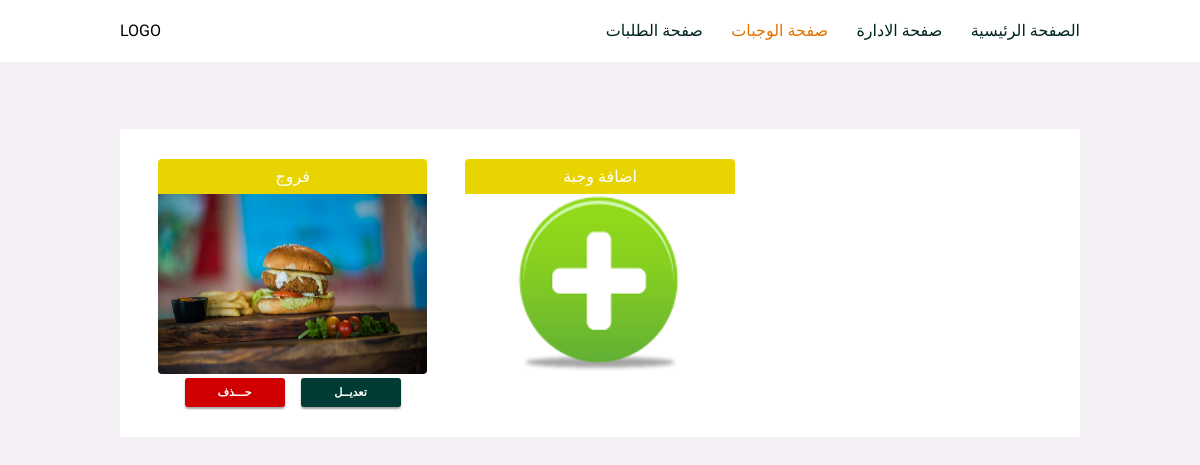
The page /admin/meals on the database as committed earlier.
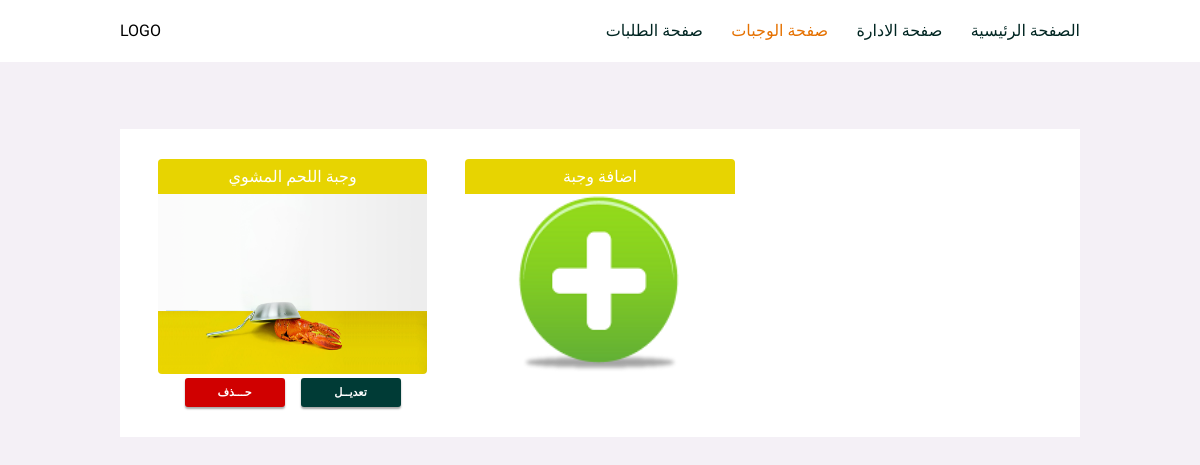
The same page on the database as committed later.
### main.py (models this page shows)
class Meals(db.Model):
    id = db.Column(db.Integer, primary_key=True, autoincrement=True)
    name = db.Column(db.String(50), nullable=False)
    desc = db.Column(db.Text)
    price = db.Column(db.Numeric(10, 2))
    requests = db.relationship('Requests', backref='meal')
    photo_id = db.Column(db.Integer, db.ForeignKey('photos.id'))

class Photos(db.Model):
    id = db.Column(db.Integer, primary_key=True, autoincrement=True)
    url = db.Column(db.Text, nullable=False)
    meals = db.relationship('Meals', backref='photo')

### main.py (the view)
@app.route('/admin/meals')
def show_meals_for_admin():
    meals = o.get_all_meal()
    return render_template('show-meals-for-admin.html', meals=meals)

### main.py (called while the page is built)
    def get_all_meal(self):
        return Meals.query.all()

### templates/show-meals-for-admin.html (shortened to what this page needs)
<!DOCTYPE html>
<html lang="ar">
  <head>
    <link
      href="{{ url_for('static', filename='style/style.css') }}"
      rel="stylesheet"
    />
  </head>
  <body>
    <header id="header">
      <p>LOGO</p>
      <nav class="header-nav">
        <a href="/">الصفحة الرئيسية</a>
        <a href="/admin">صفحة الادارة</a>
        <a class="header-active" href="/admin/meals">صفحة الوجبات</a>
        <a href="/admin/requests">صفحة الطلبات</a>
      </nav>
    </header>
    <main id="main-edit">
      <section class="meals-container">
        {% for meal in meals %}
        <div class="meal">
          <p>{{ meal.name }}</p>
          <img src="{{ meal.photo.url }}" />
          <div>
            <button
              onclick="location.href='{{url_for('delete_meal',id = meal.id)}}'"
              class="delete-btn"
            >
              حـــذف
            </button>
            <button
              onclick="location.href='{{url_for('update_meal',id = meal.id)}}'"
              class="edit-btn"
            >
              تعديــل
            </button>
          </div>
        </div>
        {% endfor %}
        <div class="meal">
          <p>اضافة وجبة</p>
          <a href="/admin/meals/add_meal"
            ><img
              src="/static/images/assets/add1.png"
              style="height: 180px; padding: 1px 50px;"
          /></a>
        </div>
      </section>
    </main>
  </body>
</html>

### static/style/style.css (style rules this page uses)
* { margin: 0; padding: 0; box-sizing: border-box; }
body { min-width: min-content; font-family: "Cairo", sans-serif; }
a { text-decoration: none; white-space: nowrap; }
#header { padding: 1.333rem 10%; display: flex; justify-content: space-between; background-color: white; }
#header .header-nav { display: flex; flex-direction: row-reverse; }
#header .header-nav a { margin-right: 1.777rem; color: #012622; }
#header .header-nav a:first-of-type { margin: 0; }
#header .header-nav .header-active { color: #e57100; }
#main-edit { padding: 4.209rem 10%; min-height: calc(100vh - 2.666rem - 30px); background: #f4f0f6; }
#main-edit .meals-container { margin-bottom: 1.777rem; padding: 1.888rem 2.369rem; display: grid; grid-template-columns: 1fr 1fr 1fr; grid-gap: 2.369rem; background: white; }
#main-edit .meal { width: 100%; }
#main-edit .meal > p:first-of-type { padding: 8px 0; color: white; background: #e7d401; text-align: center; border-radius: 4px 4px 0 0; }
#main-edit .meal img { width: 100%; max-width: 100%; height: 180px; border-radius: 0 0 4px 4px; }
#main-edit .meal > div:last-of-type { display: flex; justify-content: center; }
#main-edit .delete-btn, #main-edit .edit-btn { padding: 8px; width: 100px; color: white; background: #003b36; border: none; border-radius: 3px; font-weight: 600; box-shadow: 0 2px 2px #01040457; cursor: pointer; text-align: center; transition: opacity ease-in-out 300ms; font-size: 0.7rem; }
#main-edit .edit-btn { margin-left: 8px; }
#main-edit .delete-btn { margin-right: 8px; background: #d00000; }

Rows that differ between the two databases and show on the page:
changed Meals: name "فروج" → "وجبة اللحم المشوي"; photo: a different picture
